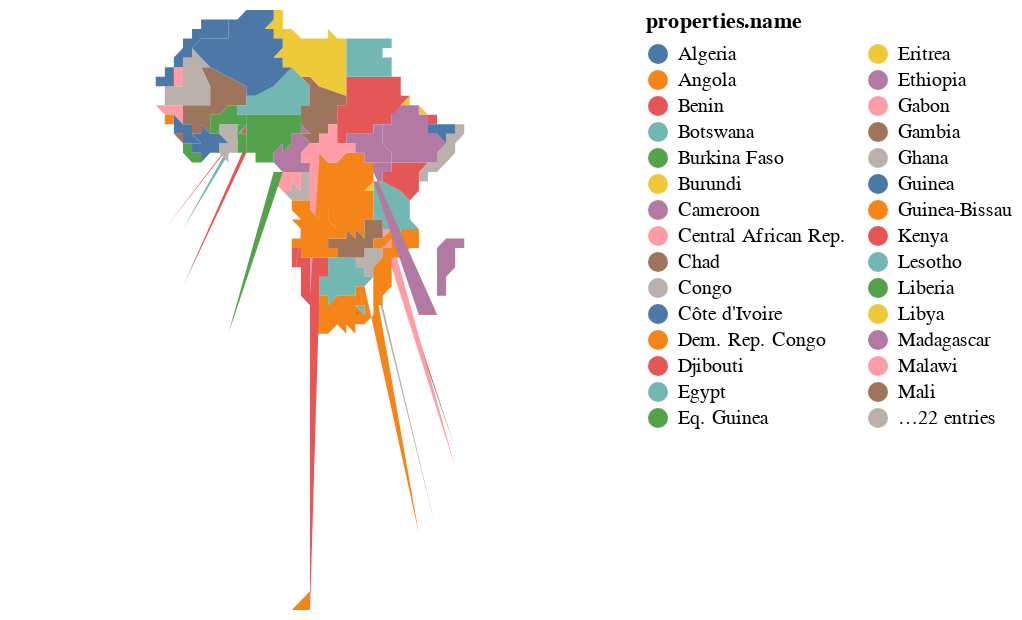

Source (notebook cell):
### Code cell
topo.topoquantize(35).to_alt(color='properties.name:N')

### Figure 1 — Vega-Lite specification as saved in the notebook (floating-point values rounded to 4 significant figures; data arrays with more than 128 entries replaced by an {"elided": "..."} marker saying what was removed)
{"config": {"view": {"continuousWidth": 400, "continuousHeight": 300}}, "data": {"name": "data-87ca69e066ed5311a1538de3f468f7d0", "format": {"feature": "data", "type": "topojson"}}, "mark": "geoshape", "encoding": {"color": {"type": "nominal", "field": "properties.name", "legend": {"columns": 2}}, "tooltip": [{"type": "nominal", "field": "properties.name"}]}, "projection": {"reflectY": true, "type": "identity"}, "width": 300, "$schema": "https://vega.github.io/schema/vega-lite/v4.8.1.json", "datasets": {"data-87ca69e066ed5311a1538de3f468f7d0": {"type": "Topology", "objects": {"data": {"geometries": [{"id": "1", "type": "Polygon", "properties": {"continent": "Africa", "gdp_md_est": 150600.0, "iso_a3": "TZA", "name": "Tanzania", "pop_est": 53950935}, "bbox": [29.34, -11.72, 40.32, -0.95], "arcs": [[-4, 0, -102, -98, 100, -91, -2, 129, -186, -181]]}, {"id": "2", "type": "Polygon", "properties": {"continent": "Africa", "gdp_md_est": 906.5, "iso_a3": "ESH", "name": "W. Sahara", "pop_est": 603253}, "bbox": [-17.06, 21.0, -8.665, 27.66], "arcs": [[143, -28, -27, -147, -146, -145, -144]]}, {"id": "11", "type": "Polygon", "properties": {"continent": "Africa", "gdp_md_est": 66010.0, "iso_a3": "COD", "name": "Dem. Rep. Congo", "pop_est": 83301151}, "bbox": [12.18, -13.26, 31.17, 5.256], "arcs": [[1, -97, -96, -95, -124, -123, -122, -121, 120, -79, -75, -74, -73, -190, -189, -184, -183, -182, -188, -187, -130]]}, {"id": "12", "type": "Polygon", "properties": {"continent": "Africa", "gdp_md_est": 4719.0, "iso_a3": "SOM", "name": "Somalia", "pop_est": 7531386}, "bbox": [40.98, -1.683, 51.13, 12.02], "arcs": [[5, -5, -166, -175, 2]]}, {"id": "13", "type": "Polygon", "properties": {"continent": "Africa", "gdp_md_est": 152700.0, "iso_a3": "KEN", "name": "Kenya", "pop_est": 47615739}, "bbox": [33.89, -4.677, 41.86, 5.506], "arcs": [[3, -185, 195, -196, -195, 194, -167, 4, -6, 5, 6]]}, {"id": "14", "type": "Polygon", "properties": {"continent": "Africa", "gdp_md_est": 176300.0, "iso_a3": "SDN", "name": "Sudan", "pop_est": 37345935}, "bbox": [21.94, 8.229, 38.41, 22.0], "arcs": [[-78, -11, 9, -9, -154, -150, 7, -140, -169, -168, 192, -193, -192]]}, {"id": "15", "type": "Polygon", "properties": {"continent": "Africa", "gdp_md_est": 30590.0, "iso_a3": "TCD", "name": "Chad", "pop_est": 12075985}, "bbox": [13.54, 7.422, 23.89, 23.41], "arcs": [[8, -10, 10, -77, -40, -39, 43, -33, -155]]}, {"id": "25", "type": "Polygon", "properties": {"continent": "Africa", "gdp_md_est": 739100.0, "iso_a3": "ZAF", "name": "South Africa", "pop_est": 54841552}, "bbox": [16.34, -34.82, 32.83, -22.09], "arcs": [[-22, -21, -19, -18, -107, -118, -106, 105, 11, 12, 13, 14], [-17, 15]]}, {"id": "26", "type": "Polygon", "properties": {"continent": "Africa", "gdp_md_est": 6019.0, "iso_a3": "LSO", "name": "Lesotho", "pop_est": 1958042}, "bbox": [27.0, -30.65, 29.33, -28.65], "arcs": [[-16, 16]]}, {"id": "48", "type": "Polygon", "properties": {"continent": "Africa", "gdp_md_est": 28330.0, "iso_a3": "ZWE", "name": "Zimbabwe", "pop_est": 13805084}, "bbox": [25.26, -22.27, 32.85, -15.51], "arcs": [[17, -20, -93, -92, -111, -110, -109, -108]]}, {"id": "49", "type": "Polygon", "properties": {"continent": "Africa", "gdp_md_est": 35900.0, "iso_a3": "BWA", "name": "Botswana", "pop_est": 2214858}, "bbox": [19.9, -26.83, 29.43, -17.66], "arcs": [[18, -24, -126, -94, -93, 19]]}, {"id": "50", "type": "Polygon", "properties": {"continent": "Africa", "gdp_md_est": 25990.0, "iso_a3": "NAM", "name": "Namibia", "pop_est": 2484780}, "bbox": [11.73, -29.05, 25.08, -16.94], "arcs": [[20, 21, 22, 127, -127, -126, -94, 93, 125, 23]]}, {"id": "51", "type": "Polygon", "properties": {"continent": "Africa", "gdp_md_est": 39720.0, "iso_a3": "SEN", "name": "Senegal", "pop_est": 14668522}, "bbox": [-17.63, 12.33, -11.47, 16.6], "arcs": [[24, -30, -26, 54, -54, 131, 132, -132]]}, {"id": "52", "type": "Polygon", "properties": {"continent": "Africa", "gdp_md_est": 38090.0, "iso_a3": "MLI", "name": "Mali", "pop_est": 17885245}, "bbox": [-12.17, 10.1, 4.27, 24.97], "arcs": [[25, -29, -138, -35, -68, -51, -56, -55]]}, {"id": "53", "type": "Polygon", "properties": {"continent": "Africa", "gdp_md_est": 16710.0, "iso_a3": "MRT", "name": "Mauritania", "pop_est": 3758571}, "bbox": [-17.06, 14.62, -4.923, 27.4], "arcs": [[26, 27, -144, -139, 28, 29, 30]]}, {"id": "54", "type": "Polygon", "properties": {"continent": "Africa", "gdp_md_est": 24310.0, "iso_a3": "BEN", "name": "Benin", "pop_est": 11038805}, "bbox": [0.7723, 6.142, 3.797, 12.24], "arcs": [[31, -46, -45, -34, -36]]}, {"id": "55", "type": "Polygon", "properties": {"continent": "Africa", "gdp_md_est": 20150.0, "iso_a3": "NER", "name": "Niger", "pop_est": 19245344}, "bbox": [0.2956, 11.66, 15.9, 23.47], "arcs": [[32, -37, 33, -69, 34, -137, -156]]}, {"id": "56", "type": "Polygon", "properties": {"continent": "Africa", "gdp_md_est": 1089000.0, "iso_a3": "NGA", "name": "Nigeria", "pop_est": 190632261}, "bbox": [2.692, 4.241, 14.58, 13.87], "arcs": [[35, 36, -44, -43, -42, 37]]}, {"id": "57", "type": "Polygon", "properties": {"continent": "Africa", "gdp_md_est": 77240.0, "iso_a3": "CMR", "name": "Cameroon", "pop_est": 24994885}, "bbox": [8.489, 1.728, 16.01, 12.86], "arcs": [[-44, 38, 39, -76, -82, -81, -85, -84, -88, 87, 40, 41, 42, 43]]}, {"id": "58", "type": "Polygon", "properties": {"continent": "Africa", "gdp_md_est": 11610.0, "iso_a3": "TGO", "name": "Togo", "pop_est": 7965055}, "bbox": [-0.04978, 5.929, 1.865, 11.02], "arcs": [[44, 45, 48, -48, -47, -70]]}, {"id": "59", "type": "Polygon", "properties": {"continent": "Africa", "gdp_md_est": 120800.0, "iso_a3": "GHA", "name": "Ghana", "pop_est": 27499924}, "bbox": [-3.244, 4.71, 1.06, 11.1], "arcs": [[46, 47, -49, 48, 49, -52, -71]]}, {"id": "60", "type": "Polygon", "properties": {"continent": "Africa", "gdp_md_est": 87120.0, "iso_a3": "CIV", "name": "Côte d'Ivoire", "pop_est": 24184810}, "bbox": [-8.603, 4.338, -2.562, 10.52], "arcs": [[50, -72, 51, 52, -62, -57]]}, {"id": "61", "type": "Polygon", "properties": {"continent": "Africa", "gdp_md_est": 16080.0, "iso_a3": "GIN", "name": "Guinea", "pop_est": 12413867}, "bbox": [-15.13, 7.309, -7.832, 12.59], "arcs": [[53, -55, 54, 55, 56, -64, -65, 57, 59, -60, -59]]}, {"id": "62", "type": "Polygon", "properties": {"continent": "Africa", "gdp_md_est": 2851.0, "iso_a3": "GNB", "name": "Guinea-Bissau", "pop_est": 1792338}, "bbox": [-16.68, 11.04, -13.7, 12.63], "arcs": [[-132, 58, 59, 60]]}, {"id": "63", "type": "Polygon", "properties": {"continent": "Africa", "gdp_md_est": 3881.0, "iso_a3": "LBR", "name": "Liberia", "pop_est": 4689021}, "bbox": [-11.44, 4.356, -7.54, 8.541], "arcs": [[61, 62, -66, 63]]}, {"id": "64", "type": "Polygon", "properties": {"continent": "Africa", "gdp_md_est": 10640.0, "iso_a3": "SLE", "name": "Sierra Leone", "pop_est": 6163195}, "bbox": [-13.25, 6.786, -10.23, 10.05], "arcs": [[64, 65, 66]]}, {"id": "65", "type": "Polygon", "properties": {"continent": "Africa", "gdp_md_est": 32990.0, "iso_a3": "BFA", "name": "Burkina Faso", "pop_est": 20107509}, "bbox": [-5.471, 9.611, 2.177, 15.12], "arcs": [[67, 68, 69, 70, 71]]}, {"id": "66", "type": "Polygon", "properties": {"continent": "Africa", "gdp_md_est": 3206.0, "iso_a3": "CAF", "name": "Central African Rep.", "pop_est": 5625118}, "bbox": [14.46, 2.268, 27.37, 11.14], "arcs": [[189, 72, -74, 74, -83, -82, 81, 75, 76, 77, -191, -190]]}, {"id": "67", "type": "Polygon", "properties": {"continent": "Africa", "gdp_md_est": 30270.0, "iso_a3": "COG", "name": "Congo", "pop_est": 4954674}, "bbox": [11.09, -5.038, 18.45, 3.728], "arcs": [[78, -121, 79, -86, -85, 84, 80, 81, 82]]}, {"id": "68", "type": "Polygon", "properties": {"continent": "Africa", "gdp_md_est": 35980.0, "iso_a3": "GAB", "name": "Gabon", "pop_est": 1772255}, "bbox": [8.798, -3.979, 14.43, 2.327], "arcs": [[83, 84, 85, 86, -89]]}, {"id": "69", "type": "Polygon", "properties": {"continent": "Africa", "gdp_md_est": 31770.0, "iso_a3": "GNQ", "name": "Eq. Guinea", "pop_est": 778358}, "bbox": [9.306, 1.01, 11.29, 2.284], "arcs": [[87, 88, 89]]}, {"id": "70", "type": "Polygon", "properties": {"continent": "Africa", "gdp_md_est": 65170.0, "iso_a3": "ZMB", "name": "Zambia", "pop_est": 15972000}, "bbox": [21.89, -17.96, 33.49, -8.238], "arcs": [[90, -101, -100, -99, -112, 91, 92, 93, -125, 94, -96, 96]]}, {"id": "71", "type": "Polygon", "properties": {"continent": "Africa", "gdp_md_est": 21200.0, "iso_a3": "MWI", "name": "Malawi", "pop_est": 19196246}, "bbox": [32.69, -16.8, 35.77, -9.231], "arcs": [[-101, 97, -117, -116, -115, -114, -113, 98, 99, 100]]}, {"id": "72", "type": "Polygon", "properties": {"continent": "Africa", "gdp_md_est": 35010.0, "iso_a3": "MOZ", "name": "Mozambique", "pop_est": 26573706}, "bbox": [30.18, -26.74, 40.78, -10.32], "arcs": [[101, 102, -104, 103, 104, 105, -119, 106, 107, 108, 109, 110, 111, 112, 113, 114, 115, 116]]}, {"id": "73", "type": "Polygon", "properties": {"continent": "Africa", "gdp_md_est": 11060.0, "iso_a3": "SWZ", "name": "eSwatini", "pop_est": 1467152}, "bbox": [30.68, -27.29, 32.07, -25.66], "arcs": [[117, 118]]}, {"id": "74", "type": "MultiPolygon", "properties": {"continent": "Africa", "gdp_md_est": 189000.0, "iso_a3": "AGO", "name": "Angola", "pop_est": 29310273}, "bbox": [11.64, -17.93, 24.08, -4.438], "arcs": [[[119]], [[120, 121, 122, 123, 124, 125, 126, -128, 127, 128]]]}, {"id": "75", "type": "Polygon", "properties": {"continent": "Africa", "gdp_md_est": 7892.0, "iso_a3": "BDI", "name": "Burundi", "pop_est": 11466756}, "bbox": [29.02, -4.5, 30.75, -2.348], "arcs": [[-186, 129, -130, 186, 185]]}, {"id": "78", "type": "Polygon", "properties": {"continent": "Africa", "gdp_md_est": 36860.0, "iso_a3": "MDG", "name": "Madagascar", "pop_est": 25054161}, "bbox": [43.25, -25.6, 50.48, -12.04], "arcs": [[130]]}, {"id": "80", "type": "Polygon", "properties": {"continent": "Africa", "gdp_md_est": 3387.0, "iso_a3": "GMB", "name": "Gambia", "pop_est": 2051363}, "bbox": [-16.84, 13.13, -13.84, 13.88], "arcs": [[131, -132, -133]]}, {"id": "81", "type": "Polygon", "properties": {"continent": "Africa", "gdp_md_est": 130800.0, "iso_a3": "TUN", "name": "Tunisia", "pop_est": 11403800}, "bbox": [7.524, 30.31, 11.49, 37.35], "arcs": [[-136, 133, -163, -162]]}, {"id": "82", "type": "Polygon", "properties": {"continent": "Africa", "gdp_md_est": 609400.0, "iso_a3": "DZA", "name": "Algeria", "pop_est": 40969443}, "bbox": [-8.684, 19.06, 12.0, 37.12], "arcs": [[-143, 134, 135, 161, -161, 159, -159, -158, 157, -157, 136, 137, 138]]}, {"id": "154", "type": "Polygon", "properties": {"continent": "Africa", "gdp_md_est": 9169.0, "iso_a3": "ERI", "name": "Eritrea", "pop_est": 5918919}, "bbox": [36.32, 12.46, 43.08, 18.0], "arcs": [[139, 140, 170, 141, -172, -171, -170, -169, 168]]}, {"id": "162", "type": "Polygon", "properties": {"continent": "Africa", "gdp_md_est": 282800.0, "iso_a3": "MAR", "name": "Morocco", "pop_est": 33986655}, "bbox": [-17.02, 21.42, -1.125, 35.76], "arcs": [[142, 143, 144, 145, 146, 147, 148]]}, {"id": "163", "type": "Polygon", "properties": {"continent": "Africa", "gdp_md_est": 1105000.0, "iso_a3": "EGY", "name": "Egypt", "pop_est": 97041072}, "bbox": [24.7, 22.0, 36.87, 31.59], "arcs": [[149, -165, 150, 151, 152]]}, {"id": "164", "type": "Polygon", "properties": {"continent": "Africa", "gdp_md_est": 90890.0, "iso_a3": "LBY", "name": "Libya", "pop_est": 6653210}, "bbox": [9.319, 19.58, 25.16, 33.14], "arcs": [[153, 154, 155, 156, 157, -158, 158, 159, 160, -162, 161, 162, 163, 164]]}, {"id": "165", "type": "Polygon", "properties": {"continent": "Africa", "gdp_md_est": 174700.0, "iso_a3": "ETH", "name": "Ethiopia", "pop_est": 105350020}, "bbox": [32.95, 3.422, 47.79, 14.96], "arcs": [[165, 166, -195, -194, -193, 167, -169, 168, 169, 170, 171, -174, -177, -176]]}, {"id": "166", "type": "Polygon", "properties": {"continent": "Africa", "gdp_md_est": 3345.0, "iso_a3": "DJI", "name": "Djibouti", "pop_est": 865267}, "bbox": [41.66, 10.93, 43.32, 12.7], "arcs": [[172, -178, 173]]}, {"id": "167", "type": "Polygon", "properties": {"continent": "Africa", "gdp_md_est": 12250.0, "iso_a3": "-99", "name": "Somaliland", "pop_est": 3500000}, "bbox": [42.56, 7.997, 48.95, 11.46], "arcs": [[174, 175, 176, 177, 178, 179]]}, {"id": "168", "type": "Polygon", "properties": {"continent": "Africa", "gdp_md_est": 84930.0, "iso_a3": "UGA", "name": "Uganda", "pop_est": 39570125}, "bbox": [29.58, -1.443, 35.04, 4.25], "arcs": [[180, 181, -183, 183, -197, -196, 184]]}, {"id": "169", "type": "Polygon", "properties": {"continent": "Africa", "gdp_md_est": 21970.0, "iso_a3": "RWA", "name": "Rwanda", "pop_est": 11901484}, "bbox": [29.02, -2.918, 30.82, -1.135], "arcs": [[185, 186, 187]]}, {"id": "176", "type": "Polygon", "properties": {"continent": "Africa", "gdp_md_est": 20880.0, "iso_a3": "SSD", "name": "S. Sudan", "pop_est": 13026129}, "bbox": [23.89, 3.509, 35.3, 12.25], "arcs": [[188, 189, 190, 191, 192, 193, 194, 195, 196]]}], "type": "GeometryCollection"}}, "bbox": [-17.63, -34.82, 51.13, 37.35], "transform": {"scale": [2.022, 2.123], "translate": [-17.63, -34.82]}, "arcs": {"elided": "197 rows, 1342 int values in total"}}}}
